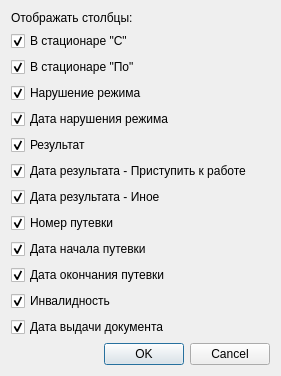
<?xml version="1.0" encoding="UTF-8"?>
<ui version="4.0">
 <class>RegistryExpertPrintDialog</class>
 <widget class="QDialog" name="RegistryExpertPrintDialog">
  <property name="geometry">
   <rect>
    <x>0</x>
    <y>0</y>
    <width>281</width>
    <height>296</height>
   </rect>
  </property>
  <property name="windowTitle">
   <string notr="true">Список документов ВУТ</string>
  </property>
  <layout class="QVBoxLayout" name="verticalLayout">
   <item>
    <widget class="QLabel" name="lblShowCols">
     <property name="text">
      <string notr="true">Отображать столбцы:</string>
     </property>
    </widget>
   </item>
   <item>
    <widget class="QCheckBox" name="btnBegDateStationary">
     <property name="text">
      <string notr="true">В стационаре &quot;С&quot;</string>
     </property>
     <property name="checked">
      <bool>true</bool>
     </property>
    </widget>
   </item>
   <item>
    <widget class="QCheckBox" name="btnEndDateStationary">
     <property name="text">
      <string notr="true">В стационаре &quot;По&quot;</string>
     </property>
     <property name="checked">
      <bool>true</bool>
     </property>
    </widget>
   </item>
   <item>
    <widget class="QCheckBox" name="btnBreak">
     <property name="text">
      <string notr="true">Нарушение режима</string>
     </property>
     <property name="checked">
      <bool>true</bool>
     </property>
    </widget>
   </item>
   <item>
    <widget class="QCheckBox" name="btnBreakDate">
     <property name="text">
      <string notr="true">Дата нарушения режима</string>
     </property>
     <property name="checked">
      <bool>true</bool>
     </property>
    </widget>
   </item>
   <item>
    <widget class="QCheckBox" name="btnResult">
     <property name="text">
      <string notr="true">Результат</string>
     </property>
     <property name="checked">
      <bool>true</bool>
     </property>
    </widget>
   </item>
   <item>
    <widget class="QCheckBox" name="btnResultDate">
     <property name="text">
      <string notr="true">Дата результата - Приступить к работе</string>
     </property>
     <property name="checked">
      <bool>true</bool>
     </property>
    </widget>
   </item>
   <item>
    <widget class="QCheckBox" name="btnResultOtherwiseDate">
     <property name="text">
      <string notr="true">Дата результата - Иное</string>
     </property>
     <property name="checked">
      <bool>true</bool>
     </property>
    </widget>
   </item>
   <item>
    <widget class="QCheckBox" name="btnNumberPermit">
     <property name="text">
      <string notr="true">Номер путевки</string>
     </property>
     <property name="checked">
      <bool>true</bool>
     </property>
    </widget>
   </item>
   <item>
    <widget class="QCheckBox" name="btnBegDatePermit">
     <property name="text">
      <string notr="true">Дата начала путевки</string>
     </property>
     <property name="checked">
      <bool>true</bool>
     </property>
    </widget>
   </item>
   <item>
    <widget class="QCheckBox" name="btnEndDatePermit">
     <property name="text">
      <string notr="true">Дата окончания путевки</string>
     </property>
     <property name="checked">
      <bool>true</bool>
     </property>
    </widget>
   </item>
   <item>
    <widget class="QCheckBox" name="btnDisability">
     <property name="text">
      <string notr="true">Инвалидность</string>
     </property>
     <property name="checked">
      <bool>true</bool>
     </property>
    </widget>
   </item>
   <item>
    <widget class="QCheckBox" name="btnIssueDate">
     <property name="text">
      <string>Дата выдачи документа</string>
     </property>
     <property name="checked">
      <bool>true</bool>
     </property>
    </widget>
   </item>
   <item>
    <spacer name="verticalSpacer">
     <property name="orientation">
      <enum>Qt::Vertical</enum>
     </property>
     <property name="sizeHint" stdset="0">
      <size>
       <width>20</width>
       <height>14</height>
      </size>
     </property>
    </spacer>
   </item>
   <item>
    <widget class="QDialogButtonBox" name="buttonBox">
     <property name="orientation">
      <enum>Qt::Horizontal</enum>
     </property>
     <property name="standardButtons">
      <set>QDialogButtonBox::Cancel|QDialogButtonBox::Ok</set>
     </property>
    </widget>
   </item>
  </layout>
 </widget>
 <resources/>
 <connections>
  <connection>
   <sender>buttonBox</sender>
   <signal>accepted()</signal>
   <receiver>RegistryExpertPrintDialog</receiver>
   <slot>accept()</slot>
   <hints>
    <hint type="sourcelabel">
     <x>248</x>
     <y>254</y>
    </hint>
    <hint type="destinationlabel">
     <x>157</x>
     <y>274</y>
    </hint>
   </hints>
  </connection>
  <connection>
   <sender>buttonBox</sender>
   <signal>rejected()</signal>
   <receiver>RegistryExpertPrintDialog</receiver>
   <slot>reject()</slot>
   <hints>
    <hint type="sourcelabel">
     <x>316</x>
     <y>260</y>
    </hint>
    <hint type="destinationlabel">
     <x>286</x>
     <y>274</y>
    </hint>
   </hints>
  </connection>
 </connections>
</ui>
